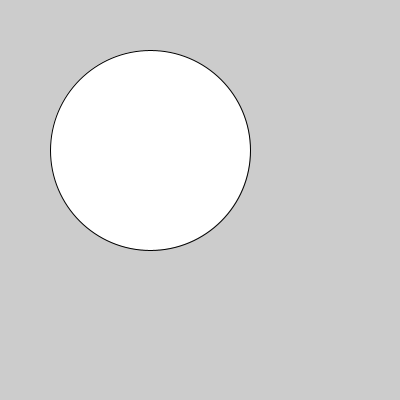
Frame 1 (no input)
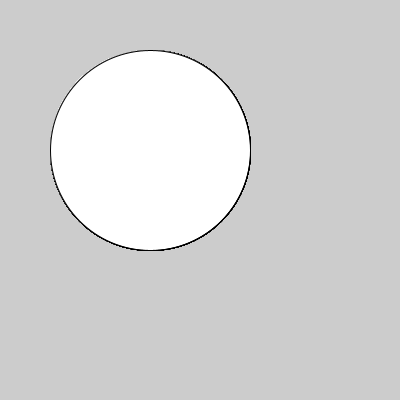
Frame 60 (the mouse pressed at the canvas centre just before this capture)
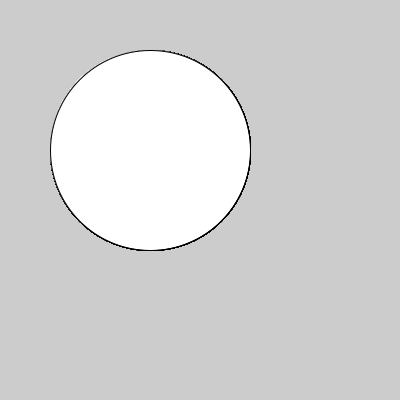
Frame 120 (the mouse held since frame 60 and released just before this capture)

The Processing sketch that drew these frames (run headless with seeded random() and noise(); from frame 60 on, the mouse is pressed at the canvas centre):

// Processing sketch: sketch_6_4
// ── sketch_6_4.pde
boolean vierkant = false;

void setup() {
  size(400, 400);
}

void draw() {
  if (vierkant == true) {
    rect(50, 50, 200, 200);
  } else {
    ellipse(150, 150, 200, 200);
  }
}
